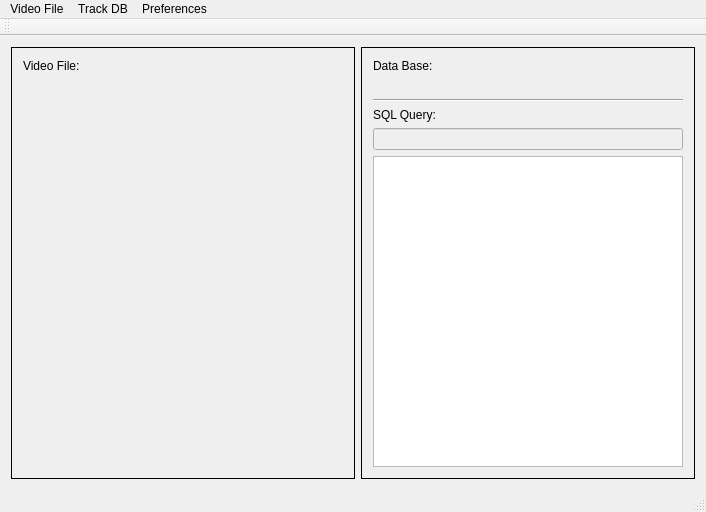
<?xml version="1.0" encoding="UTF-8"?>
<ui version="4.0">
 <class>TraceToDb</class>
 <widget class="QMainWindow" name="TraceToDb">
  <property name="geometry">
   <rect>
    <x>0</x>
    <y>0</y>
    <width>706</width>
    <height>512</height>
   </rect>
  </property>
  <property name="windowTitle">
   <string>TraceToDb</string>
  </property>
  <widget class="QWidget" name="centralWidget">
   <layout class="QHBoxLayout" name="horizontalLayout">
    <item>
     <widget class="QFrame" name="video_frame">
      <property name="frameShape">
       <enum>QFrame::Box</enum>
      </property>
      <property name="frameShadow">
       <enum>QFrame::Plain</enum>
      </property>
      <layout class="QGridLayout" name="gridLayout_Video">
       <item row="1" column="0">
        <widget class="QLabel" name="video_path_label">
         <property name="text">
          <string>&lt;path&gt;</string>
         </property>
        </widget>
       </item>
       <item row="0" column="0">
        <widget class="QLabel" name="video_description_label">
         <property name="text">
          <string>Video File:</string>
         </property>
        </widget>
       </item>
       <item row="3" column="0">
        <widget class="ClickableLabel" name="video_output_label">
         <property name="minimumSize">
          <size>
           <width>320</width>
           <height>240</height>
          </size>
         </property>
         <property name="baseSize">
          <size>
           <width>0</width>
           <height>0</height>
          </size>
         </property>
         <property name="text">
          <string>&lt;select video file to preview&gt;</string>
         </property>
        </widget>
       </item>
       <item row="2" column="0">
        <spacer name="verticalSpacer">
         <property name="orientation">
          <enum>Qt::Vertical</enum>
         </property>
         <property name="sizeHint" stdset="0">
          <size>
           <width>20</width>
           <height>40</height>
          </size>
         </property>
        </spacer>
       </item>
      </layout>
     </widget>
    </item>
    <item>
     <widget class="QFrame" name="db_frame">
      <property name="frameShape">
       <enum>QFrame::Box</enum>
      </property>
      <property name="frameShadow">
       <enum>QFrame::Plain</enum>
      </property>
      <layout class="QGridLayout" name="gridLayout_DB">
       <item row="0" column="0">
        <widget class="QLabel" name="db_description_label">
         <property name="text">
          <string>Data Base:</string>
         </property>
        </widget>
       </item>
       <item row="3" column="0">
        <widget class="QLabel" name="sql_description_label">
         <property name="text">
          <string>SQL Query:</string>
         </property>
        </widget>
       </item>
       <item row="1" column="0">
        <widget class="QLabel" name="db_path_label">
         <property name="text">
          <string>&lt;path&gt;</string>
         </property>
        </widget>
       </item>
       <item row="2" column="0">
        <widget class="Line" name="line">
         <property name="orientation">
          <enum>Qt::Horizontal</enum>
         </property>
        </widget>
       </item>
       <item row="4" column="0">
        <widget class="QLineEdit" name="sql_lineEdit">
         <property name="enabled">
          <bool>false</bool>
         </property>
        </widget>
       </item>
       <item row="5" column="0">
        <widget class="QTableWidget" name="sql_results_tableWidget"/>
       </item>
      </layout>
     </widget>
    </item>
   </layout>
  </widget>
  <widget class="QMenuBar" name="menuBar">
   <property name="geometry">
    <rect>
     <x>0</x>
     <y>0</y>
     <width>706</width>
     <height>22</height>
    </rect>
   </property>
   <widget class="QMenu" name="menuVideo_File">
    <property name="title">
     <string>Video File</string>
    </property>
    <addaction name="selectVideoFile"/>
    <addaction name="changeRoi"/>
    <addaction name="runTrackingToDb"/>
   </widget>
   <widget class="QMenu" name="menuTrack_DB">
    <property name="title">
     <string>Track DB</string>
    </property>
    <addaction name="selectDbFile"/>
   </widget>
   <widget class="QMenu" name="menuPreferences">
    <property name="title">
     <string>Preferences</string>
    </property>
   </widget>
   <addaction name="menuVideo_File"/>
   <addaction name="menuTrack_DB"/>
   <addaction name="menuPreferences"/>
  </widget>
  <widget class="QToolBar" name="mainToolBar">
   <attribute name="toolBarArea">
    <enum>TopToolBarArea</enum>
   </attribute>
   <attribute name="toolBarBreak">
    <bool>false</bool>
   </attribute>
  </widget>
  <widget class="QStatusBar" name="statusBar"/>
  <action name="selectVideoFile">
   <property name="text">
    <string>Select</string>
   </property>
   <property name="toolTip">
    <string>Select Video File</string>
   </property>
  </action>
  <action name="changeRoi">
   <property name="text">
    <string>Roi</string>
   </property>
   <property name="toolTip">
    <string>Change Roi Size</string>
   </property>
  </action>
  <action name="runTrackingToDb">
   <property name="text">
    <string>Run Tracking to Db</string>
   </property>
  </action>
  <action name="selectDbFile">
   <property name="text">
    <string>Select</string>
   </property>
   <property name="toolTip">
    <string>Select DB File</string>
   </property>
  </action>
 </widget>
 <layoutdefault spacing="6" margin="11"/>
 <customwidgets>
  <customwidget>
   <class>ClickableLabel</class>
   <extends>QLabel</extends>
   <header>clickablelabel.h</header>
  </customwidget>
 </customwidgets>
 <resources/>
 <connections/>
</ui>
